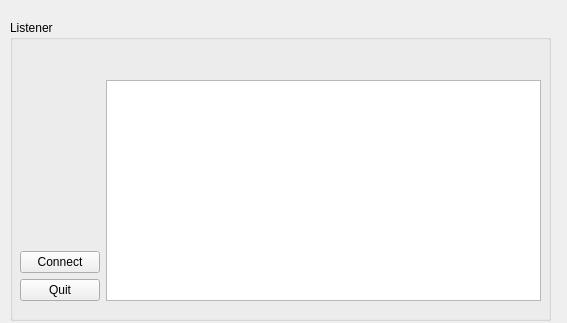
<?xml version="1.0" encoding="UTF-8"?>
<ui version="4.0">
 <class>listener</class>
 <widget class="QWidget" name="listener">
  <property name="geometry">
   <rect>
    <x>0</x>
    <y>0</y>
    <width>567</width>
    <height>323</height>
   </rect>
  </property>
  <property name="windowTitle">
   <string>ListenerROSPY</string>
  </property>
  <widget class="QGroupBox" name="groupBox">
   <property name="geometry">
    <rect>
     <x>10</x>
     <y>20</y>
     <width>541</width>
     <height>301</height>
    </rect>
   </property>
   <property name="title">
    <string>Listener</string>
   </property>
   <widget class="QWidget" name="horizontalLayoutWidget">
    <property name="geometry">
     <rect>
      <x>10</x>
      <y>60</y>
      <width>521</width>
      <height>221</height>
     </rect>
    </property>
    <layout class="QHBoxLayout" name="horizontalLayout">
     <item>
      <layout class="QHBoxLayout" name="horizontalLayout_2">
       <item>
        <layout class="QVBoxLayout" name="verticalLayout_2">
         <item>
          <spacer name="verticalSpacer">
           <property name="orientation">
            <enum>Qt::Vertical</enum>
           </property>
           <property name="sizeHint" stdset="0">
            <size>
             <width>20</width>
             <height>40</height>
            </size>
           </property>
          </spacer>
         </item>
         <item>
          <widget class="QPushButton" name="connectButton">
           <property name="text">
            <string>Connect</string>
           </property>
          </widget>
         </item>
         <item>
          <widget class="QPushButton" name="quitButton">
           <property name="text">
            <string>Quit</string>
           </property>
          </widget>
         </item>
        </layout>
       </item>
       <item>
        <widget class="QPlainTextEdit" name="LogText"/>
       </item>
      </layout>
     </item>
    </layout>
   </widget>
  </widget>
 </widget>
 <resources/>
 <connections/>
</ui>
